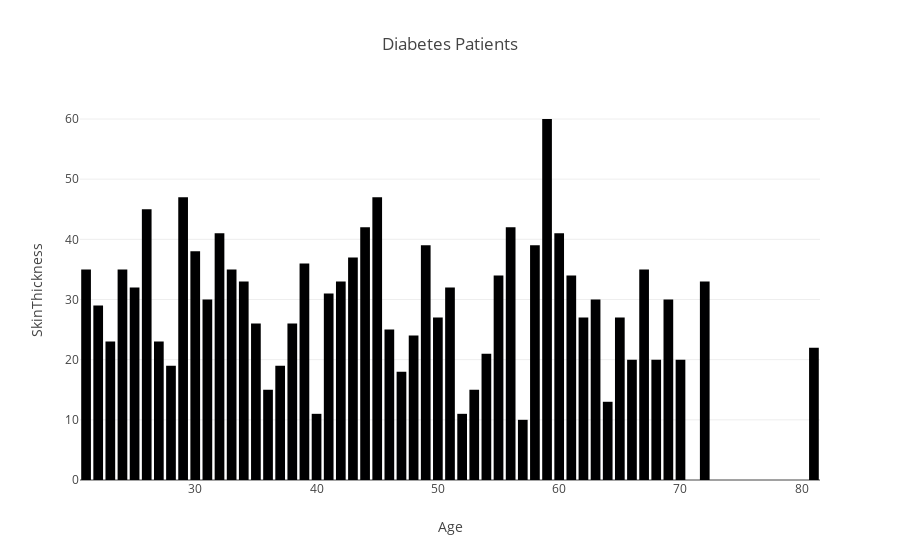

The notebook cell saved with this chart:
### Code cell
fig = go.Figure()
fig.add_trace(go.Bar(x=label,y=target))
fig.update_layout(title = 'Diabetes Patients ',xaxis=dict(title='Age'),yaxis=dict(title='SkinThickness'))
fig.show()

### Figure 1 — Plotly figure (JSON) as saved in the notebook; plotly's stock layout.template omitted (floating-point values rounded to 4 significant figures; data arrays with more than 128 entries replaced by an {"elided": "..."} marker saying what was removed)
{"data": [{"type": "bar", "x": [21, 22, 23, 24, 25, 26, 27, 28, 29, 30, 31, 32, 33, 34, 35, 36, 37, 38, 39, 40, 41, 42, 43, 44, 45, 46, 47, 48, 49, 50, 51, 52, 53, 54, 55, 56, 57, 58, 59, 60, 61, 62, 63, 64, 65, 66, 67, 68, 69, 70, 72, 81], "y": {"elided": "585 int values"}}], "layout": {"title": {"text": "Diabetes Patients "}, "xaxis": {"title": {"text": "Age"}}, "yaxis": {"title": {"text": "SkinThickness"}}}}
